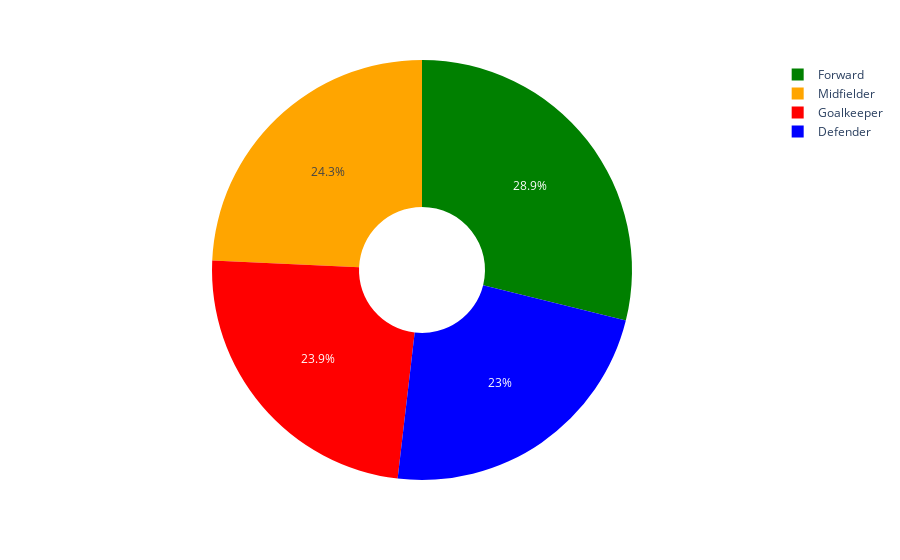

The code cell stored with this chart in its notebook:
### Code cell
#Mean total points
px.pie(df.groupby(['element_type'])['total_points'].mean().reset_index(),
                  names='element_type',
                  values='total_points',
                  color='element_type',
                  hole=.3,
                  color_discrete_map=position_colors
                  )

### Figure 1 — Plotly figure (JSON) as saved in the notebook; plotly's stock layout.template omitted (floating-point values rounded to 4 significant figures)
{"data": [{"customdata": [["Defender"], ["Forward"], ["Goalkeeper"], ["Midfielder"]], "domain": {"x": [0, 1], "y": [0, 1]}, "hole": 0.3, "hovertemplate": "element_type=%{customdata[0]}<br>total_points=%{value}<extra></extra>", "labels": ["Defender", "Forward", "Goalkeeper", "Midfielder"], "legendgroup": "", "marker": {"colors": ["blue", "Green", "red", "Orange"]}, "name": "", "showlegend": true, "type": "pie", "values": [46.22, 58.05, 48, 48.83]}], "layout": {"legend": {"tracegroupgap": 0}, "margin": {"t": 60}}}
